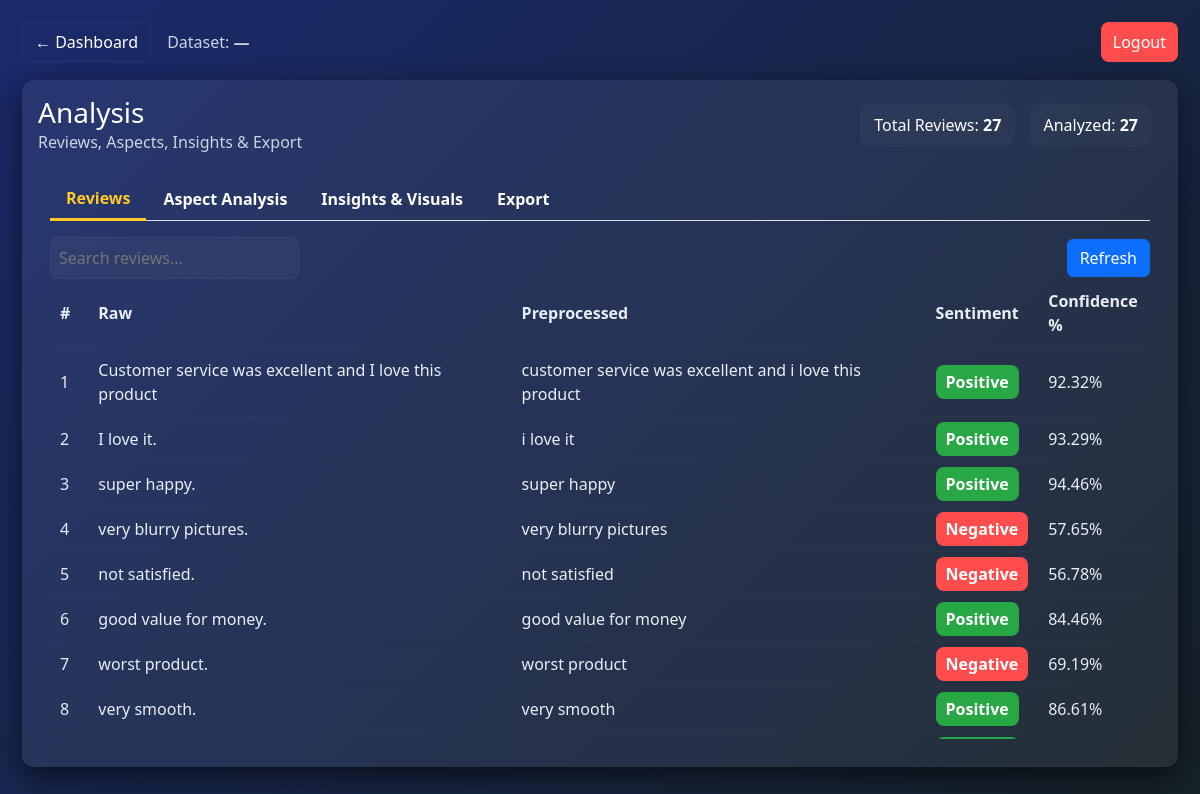
The page /analysis_all (signed in) on the database its author committed.
### app.py (models this page shows)
class Review(db.Model):
    id = db.Column(db.Integer, primary_key=True)
    dataset_id = db.Column(db.Integer, db.ForeignKey('dataset.id'), nullable=False)
    raw_text = db.Column(db.Text, nullable=False)
    preprocessed_text = db.Column(db.Text)
    sentiment = db.Column(db.String(20))
    aspect = db.Column(db.String(120))
    confidence = db.Column(db.Float)   # 🆕 Added this line for confidence %
    date = db.Column(db.DateTime)

### app.py (the view)
@app.route('/analysis_all')
@login_required
def analysis_all():
    if current_user.role == 'admin':
        reviews_q = Review.query.order_by(Review.id.asc()).all()
    else:
        reviews_q = (
            Review.query.join(Dataset)
            .filter(Dataset.user_id == current_user.id)
            .order_by(Review.id.asc())
            .all()
        )
    reviews = []
    for r in reviews_q:
        reviews.append({
            "id": r.id,
            "raw_text": r.raw_text or "",
            "preprocessed_text": r.preprocessed_text or "",
            "sentiment": r.sentiment or "",
            "aspect": r.aspect or "General",
            "date": r.date.isoformat() if isinstance(r.date, datetime) else (str(r.date) if r.date else "")
        })
    for r in reviews:
        text = r.get("preprocessed_text") or preprocess(r.get("raw_text") or "")
        try:
            probs = predict_proba(text)
            label = (r.get("sentiment") or "").strip() or max(probs, key=probs.get)
            r["confidence"] = round(float(probs.get(label, max(probs.values()))) * 100, 2)
        except Exception:
            r["confidence"] = None
    sentiment_counts = {"Positive": 0, "Negative": 0, "Neutral": 0}
    for r in reviews:
        s = (r.get("sentiment") or "").strip()
        if s in sentiment_counts:
            sentiment_counts[s] += 1
    aspect_map = {}
    for r in reviews:
        asp = (r.get("aspect") or "General")
        if asp not in aspect_map:
            aspect_map[asp] = {"aspect": asp, "positive": 0, "negative": 0, "neutral": 0}
        s = r.get("sentiment")
        if s == "Positive":
            aspect_map[asp]["positive"] += 1
        elif s == "Negative":
            aspect_map[asp]["negative"] += 1
        else:
            aspect_map[asp]["neutral"] += 1
    aspect_stats = list(aspect_map.values())
    top_positive_words = top_words_by_sentiment(reviews, "Positive", top_n=5)
    top_negative_words = top_words_by_sentiment(reviews, "Negative", top_n=5)
    grouped = {}
    for r in reviews_q:
        if r.date:
            key = r.date.strftime("%Y-%m-%d")
        else:
            continue
        if key not in grouped:
            grouped[key] = {"Positive": 0, "Negative": 0, "Neutral": 0}
        if r.sentiment == "Positive":
            grouped[key]["Positive"] += 1
        elif r.sentiment == "Negative":
            grouped[key]["Negative"] += 1
        else:
            grouped[key]["Neutral"] += 1
    if grouped:
        date_keys = sorted(grouped.keys(), key=lambda x: datetime.strptime(x, "%Y-%m-%d"))
    else:
        date_keys = []
    trend_labels = date_keys
    trend_pos_values = [grouped[k]["Positive"] for k in date_keys]
    trend_neg_values = [grouped[k]["Negative"] for k in date_keys]
    trend_neu_values = [grouped[k]["Neutral"] for k in date_keys]
    trend_values = [
        trend_pos_values[i] + trend_neg_values[i] + trend_neu_values[i]
        for i in range(len(date_keys))
    ]
    return render_template(
        "analysis.html",
        dataset=None,
        reviews=reviews,
        sentiment_counts=sentiment_counts,
        aspect_stats=aspect_stats,
        top_positive_words=top_positive_words,
        top_negative_words=top_negative_words,
        trend_labels=trend_labels,
        trend_values=trend_values,              # 🧠 ADDED
        trend_pos_values=trend_pos_values,
        trend_neg_values=trend_neg_values,
        trend_neu_values=trend_neu_values,
        analyze_url=url_for('run_analysis_all'),
        export_csv_url=url_for('export_csv_all'),
        export_pdf_url=url_for('export_pdf_all')
    )

### app.py (called while the page is built)
@login_manager.user_loader
def load_user(user_id):
    return User.query.get(int(user_id))

### sentiment.py (called while the page is built)
def preprocess(text: str) -> str:
    if not text:
        return ""
    t = _NON_ALNUM.sub(" ", str(text))
    t = re.sub(r"\s+", " ", t).strip().lower()
    return t

def _tokenize(s: str):
    return s.split()

def _contrast_split(text_norm: str):
    pivot = r"\bbut\b|\bhowever\b|\bthough\b"
    if re.search(pivot, text_norm):
        parts = re.split(pivot, text_norm, maxsplit=1)
        left = parts[0].strip()
        right = parts[1].strip() if len(parts) > 1 else ""
        return left, right
    return None, None

### templates/analysis.html (shortened to what this page needs)
<!DOCTYPE html>
<html lang="en">
<head>
  <link href="https://cdn.jsdelivr.net/npm/bootstrap@5.3.0/dist/css/bootstrap.min.css" rel="stylesheet">
</head>
<body>
  <div class="container-xl">
    <div class="top-row">
      <div>
        <a class="back-btn" href="{{ url_for('dashboard') }}">← Dashboard</a>
        <span style="margin-left:12px" class="small-muted">Dataset: <strong>{{ dataset.file_name if dataset else '—' }}</strong></span>
      </div>
      <a class="logout-btn" href="{{ url_for('logout') }}">Logout</a>
    </div>
    <div class="card-ghost">
      <div style="display:flex;justify-content:space-between;align-items:center;flex-wrap:wrap;gap:15px">
        <div>
          <h3 style="margin:0">{{ dataset.file_name if dataset else "Analysis" }}</h3>
          <div class="small-muted">Reviews, Aspects, Insights & Export</div>
        </div>
        <div>
          <span class="stat-pill">Total Reviews: <strong>{{ reviews|length if reviews else 0 }}</strong></span>
          <span class="stat-pill">Analyzed: <strong>{{ sentiment_counts.Positive + sentiment_counts.Negative + sentiment_counts.Neutral if sentiment_counts is defined else 0 }}</strong></span>
        </div>
      </div>
      <div class="tabs-card">
        <ul class="nav nav-tabs">
          <li class="nav-item"><button class="nav-link active" data-bs-toggle="tab" data-bs-target="#tab-reviews">Reviews</button></li>
          <li class="nav-item"><button class="nav-link" data-bs-toggle="tab" data-bs-target="#tab-aspects">Aspect Analysis</button></li>
          <li class="nav-item"><button class="nav-link" data-bs-toggle="tab" data-bs-target="#tab-insights">Insights & Visuals</button></li>
          <li class="nav-item"><button class="nav-link" data-bs-toggle="tab" data-bs-target="#tab-export">Export</button></li>
        </ul>
        <div class="tab-content mt-3">
          <div class="tab-pane fade show active" id="tab-reviews">
            <div class="search-row" style="display:flex;gap:10px;align-items:center">
              <input id="searchInput" class="form-control-dark" placeholder="Search reviews...">
              <div style="margin-left:auto">
                <button id="refreshBtn" class="btn btn-primary ms-2">Refresh</button>
              </div>
            </div>
            <div style="overflow:auto;max-height:460px">
              <table class="data-table">
                <thead>
                  <tr><th>#</th><th>Raw</th><th>Preprocessed</th><th>Sentiment</th><th>Confidence %</th></tr>
                </thead>
                <tbody id="reviewsBody">
                  {% for r in reviews %}
                  {% set conf = r.confidence if r.confidence is defined else None %}
                  <tr>
                    <td>{{ loop.index }}</td>
                    <td>{{ r.raw_text }}</td>
                    <td>{{ r.preprocessed_text or '-' }}</td>
                    <td>
                      {% if r.sentiment == 'Positive' %}<span class="sent-badge sent-pos">Positive</span>
                      {% elif r.sentiment == 'Negative' %}<span class="sent-badge sent-neg">Negative</span>
                      {% else %}<span class="sent-badge sent-ntrl">Neutral</span>{% endif %}
                    </td>
                    <td>{% if conf is not none %}{{ (conf|float)|round(2) }}%{% else %}-{% endif %}</td>
                  </tr>
                  {% endfor %}
                </tbody>
              </table>
            </div>
          </div>
        </div>
      </div>
    </div>
  </div>
</body>
</html>

### templates/analysis.html (style rules this page uses)
:root { --bg1:#1a2a6c; --bg2:#16222a; --bg3:#0f2027; --card:rgba(255,255,255,0.06); --positive:#28a745; --negative:#ff4d4d; --neutral:#e9ecef; --amber:#ffca28; }
html,body { height:100%; margin:0; font-family:"Segoe UI",sans-serif; background:linear-gradient(135deg,var(--bg1),var(--bg2),var(--bg3)); color:#fff; }
.container-xl { max-width:1200px;padding:22px }
.top-row { display:flex;justify-content:space-between;align-items:center;margin-bottom:18px }
.back-btn { background:transparent;border:1px solid rgba(255,255,255,0.06);color:#fff;padding:8px 12px;border-radius:8px;text-decoration:none }
.logout-btn { background:#ff4d4d;border:none;padding:8px 12px;border-radius:8px;color:#fff;text-decoration:none }
.card-ghost { background:var(--card);border-radius:12px;padding:16px;box-shadow:0 10px 30px rgba(0,0,0,0.6) }
.tabs-card { margin-top:12px;padding:12px;border-radius:12px }
.stat-pill { display:inline-block;padding:10px 14px;border-radius:12px;background:rgba(255,255,255,0.03);margin-right:10px }
.form-control-dark { background:rgba(255,255,255,0.04);border:1px solid rgba(255,255,255,0.03);color:#fff;border-radius:8px;padding:8px }
table.data-table { width:100%;border-collapse:collapse }
table.data-table th,table.data-table td { padding:10px;border-bottom:1px solid rgba(255,255,255,0.03);color:#e9eef6 }
.sent-badge { padding:6px 10px;border-radius:8px;font-weight:600 }
.sent-pos { background:var(--positive);color:#fff }
.sent-neg { background:var(--negative);color:#fff }
.small-muted { color:#cbd5e1 }
.nav-tabs .nav-link { color:#fff!important;font-weight:600;transition:all .3s }
.nav-tabs .nav-link.active { color:#ffca28!important;background:transparent!important;border:none!important;border-bottom:3px solid #ffca28!important }

### rows shown on the page
Review: raw_text "Customer service was excellent and I love this product", preprocessed_text "customer service was excellent and i love this product", sentiment "Positive", value "92.32"
Review: raw_text "I love it.", preprocessed_text "i love it", sentiment "Positive", value "93.29"
Review: raw_text "super happy.", preprocessed_text "super happy", sentiment "Positive", value "94.46"
Review: raw_text "very blurry pictures.", preprocessed_text "very blurry pictures", sentiment "Negative", value "57.65"
Review: raw_text "not satisfied.", preprocessed_text "not satisfied", sentiment "Negative", value "56.78"
Review: raw_text "good value for money.", preprocessed_text "good value for money", sentiment "Positive", value "84.46"
Review: raw_text "worst product.", preprocessed_text "worst product", sentiment "Negative", value "69.19"
Review: raw_text "very smooth.", preprocessed_text "very smooth", sentiment "Positive", value "86.61"

### other values the page prints
{{ dataset.file_name if dataset else '—' }} "—"
{{ dataset.file_name if dataset else "Analysis" }} "Analysis"
{{ reviews|length if reviews else 0 }} "27"
